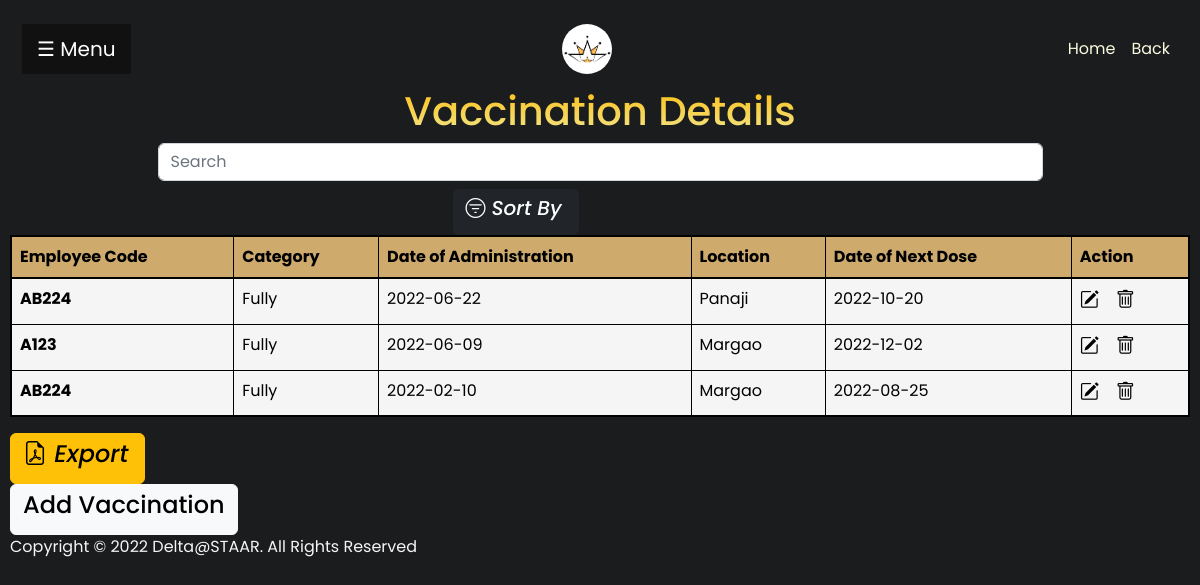
Screenshot of /views/hrm/vaccination_table.php (signed in) with the database file from the repository.
### tables this page shows
CREATE TABLE `vaccination` (
  `vaccination_id` int(11) NOT NULL,
  `emp_id` int(11) NOT NULL,
  `category_id` int(11) NOT NULL,
  `date_of_administration` date DEFAULT NULL,
  `location` varchar(50) DEFAULT NULL,
  `date_of_next_dose` date DEFAULT NULL
);

CREATE TABLE `employee` (
  `emp_id` int(11) NOT NULL,
  `emp_code` varchar(10) NOT NULL,
  `fname` varchar(10) NOT NULL,
  `mname` varchar(10) NOT NULL,
  `lname` varchar(10) NOT NULL,
  `designation` int(11) NOT NULL,
  `dob` date NOT NULL,
  `address` varchar(100) NOT NULL,
  `state` varchar(10) NOT NULL,
  `country` varchar(10) NOT NULL,
  `pincode` int(11) NOT NULL,
  `email` varchar(255) DEFAULT NULL,
  `blood_group` varchar(4) DEFAULT NULL,
  `department` varchar(15) DEFAULT NULL,
  `joining_date` date DEFAULT NULL,
  `aadhaar_number` int(11) NOT NULL,
  `salary` float DEFAULT NULL,
  `acc_id` int(11) DEFAULT NULL,
  `role` int(11) DEFAULT NULL,
  `contact` int(15) DEFAULT NULL
);

CREATE TABLE `vaccination_category` (
  `category_name` varchar(20) NOT NULL,
  `category_id` int(11) NOT NULL
);

### views/hrm/vaccination_table.php (the view, shortened to what this page needs)
<?php
    include('../../controllers/vaccination_controller.php');
?>
<!DOCTYPE html>
<html lang="en">
<head>
    <link href="https://cdn.jsdelivr.net/npm/bootstrap@5.2.3/dist/css/bootstrap.min.css" rel="stylesheet">
    <link rel="stylesheet" href="https://cdn.jsdelivr.net/npm/bootstrap-icons@1.10.2/font/bootstrap-icons.css">
    <link rel="stylesheet" href="https://unpkg.com/tachyons@4.12.0/css/tachyons.min.css"/>
    <link rel="stylesheet" href="../../css/sidebar.css">
    <link rel="stylesheet" href="../../css/table.css">
</head>
<body class="bg">
    <nav class="navbar navbar-expand-lg navbar-dark f3 lh-copy fw5">
        <div class="container-fluid">
        <button class="openbtn" onclick="openNav()">&#9776; Menu</button>
        <a class="navbar-brand" href="#">
                <img src="../../images/logo-no-name.png" height="50px" alt="Deltin Logo" class="d-inline-block align-text-top"
                    style="border-radius: 50px;">
            </a>
            <ul class="navbar-nav justify-content-end">
                <li class="nav-item">
                    <a class="nav-link active" aria-current="page" href="../dashboard.php">Home</a>
                </li>
                <li class="nav-item">
                    <a class="nav-link active" id="adminlogin" onmouseover="this.style.cursor='pointer'" onclick = "history.back()" >Back</a>
                </li>
            </ul>
        </div>
    </nav>
    <div class="table-header">
    <h1 class="tc f1 lh-title spr">Vaccination Details</h1>
    <div class="fl w-75 form-outline srch">
        <input type="search" id="form1" class="form-control" placeholder="Search" aria-label="Search" oninput="search()" />
    </div>
    <div class="fl w-25 tr">
        <button class="btn btn-dark">
            <h5><i class="bi bi-filter-circle"> Sort By</i></h5>
        </button>
    </div>
    </div>
    <div class="table-div">
        <?php $results = mysqli_query($conn, "SELECT * FROM vaccination"); ?>
        <div class="pa1 table-responsive">
            <table class="table table-bordered tc">
                <thead>
                    <tr>
                    <th scope="col">Employee Code</th>
                    <th scope="col">Category</th>
                    <th scope="col">Date of Administration</th>
                    <th scope="col">Location</th>
                    <th scope="col">Date of Next Dose</th>
                    <th scope="col" colspan="2">Action</th>
                    </tr>
                </thead>
                <tbody>
                    <?php while ($row = mysqli_fetch_array($results)) { ?>
                    <?php $employeeid = $row['emp_id'];
                    $queryEmployeeCode = mysqli_query($conn, "SELECT * FROM employee where emp_id=$employeeid");
                    $EmployeeCode_row = mysqli_fetch_assoc($queryEmployeeCode);
                    $categoryid = $row['category_id'];
                    $queryCategory_name = mysqli_query($conn, "SELECT * FROM vaccination_category where category_id=$categoryid");
                    $CategoryName_row = mysqli_fetch_assoc($queryCategory_name);
                    ?>
                    <tr>
                    <th scope="row"><?php echo $EmployeeCode_row['emp_code']; ?></th>
                        <td>
                            <?php echo $CategoryName_row['category_name']; ?>
                        </td>
                        <td>
                            <?php echo $row['date_of_administration']; ?>
                        </td>
                        <td>
                            <?php echo $row['location']; ?>
                        </td>
                        <td>
                            <?php echo $row['date_of_next_dose']; ?>
                        </td>
                        <td>
                            <a href="./vaccination.php?edit=<?php echo '%27' ?><?php echo $row['vaccination_id']; ?><?php echo '%27' ?>"
                                class="edit_btn"><i class="bi bi-pencil-square" style="font-size: 1.2rem; color: black;"></i>
                            </a>
                            <a href="../../controllers/vaccination_controller.php?del=<?php echo '%27' ?><?php echo $row['vaccination_id']; ?><?php echo '%27' ?>"
                                class="del_btn"><i class="bi bi-trash" style="font-size: 1.2rem; color: black;"></i>
                            </a>
                        </td>
                    </tr>
                    <?php } ?>
                </tbody>
            </table>
        </div>
    </div>
    <div class="table-footer pa4">
        <div class="fl w-75 tl">
            <button class="btn btn-warning">
                <h4><i class="bi bi-file-earmark-pdf"> Export</i></h4>
            </button>
        </div>
        <div class="fl w-25 tr">
            <button class="btn btn-light">
                <h4><a href="vaccination.php">Add Vaccination</a></h4>
            </button>
        </div>
    </div>
    <footer class="tc f3 lh-copy mt4">Copyright &copy; 2022 Delta@STAAR. All Rights Reserved</footer>
</body>
</html>

### css/sidebar.css (style rules this page uses)
.navbar-brand { text-align: center; display: inline-table; position: relative; }
i { padding-right: 0.25rem; }
.openbtn { font-size: 20px; cursor: pointer; background-color: #111; color: white; padding: 10px 15px; border: none; }

### css/table.css (style rules this page uses)
body { padding: 10px; font-family: 'Bungee Spice', cursive; font-family: 'Poppins', sans-serif; background-color: #1b1c1e; }
.active { background: -webkit-linear-gradient(#f5f5c4, #fdfff9); -webkit-background-clip: text; -webkit-text-fill-color: transparent; }
.spr { background: -webkit-linear-gradient(#FEBE10, #F0E68C); -webkit-background-clip: text; -webkit-text-fill-color: transparent; }
.table-header { align-items: center; justify-items: center; align-content: center; justify-content: center; }
thead { color: black; background-color: #ceaa6d; border: 2px solid black; }
tbody { color: black; background-color: whitesmoke; border: 2px solid black; }
a { text-decoration: none; color: black; }
footer { color: whitesmoke; }

### rows the page displays
vaccination: emp.emp_code "AB224", category.category_name "Fully", date_of_administration "2022-06-22", location "Panaji", date_of_next_dose "2022-10-20"
vaccination: emp.emp_code "A123", category.category_name "Fully", date_of_administration "2022-06-09", location "Margao", date_of_next_dose "2022-12-02"
vaccination: emp.emp_code "AB224", category.category_name "Fully", date_of_administration "2022-02-10", location "Margao", date_of_next_dose "2022-08-25"
